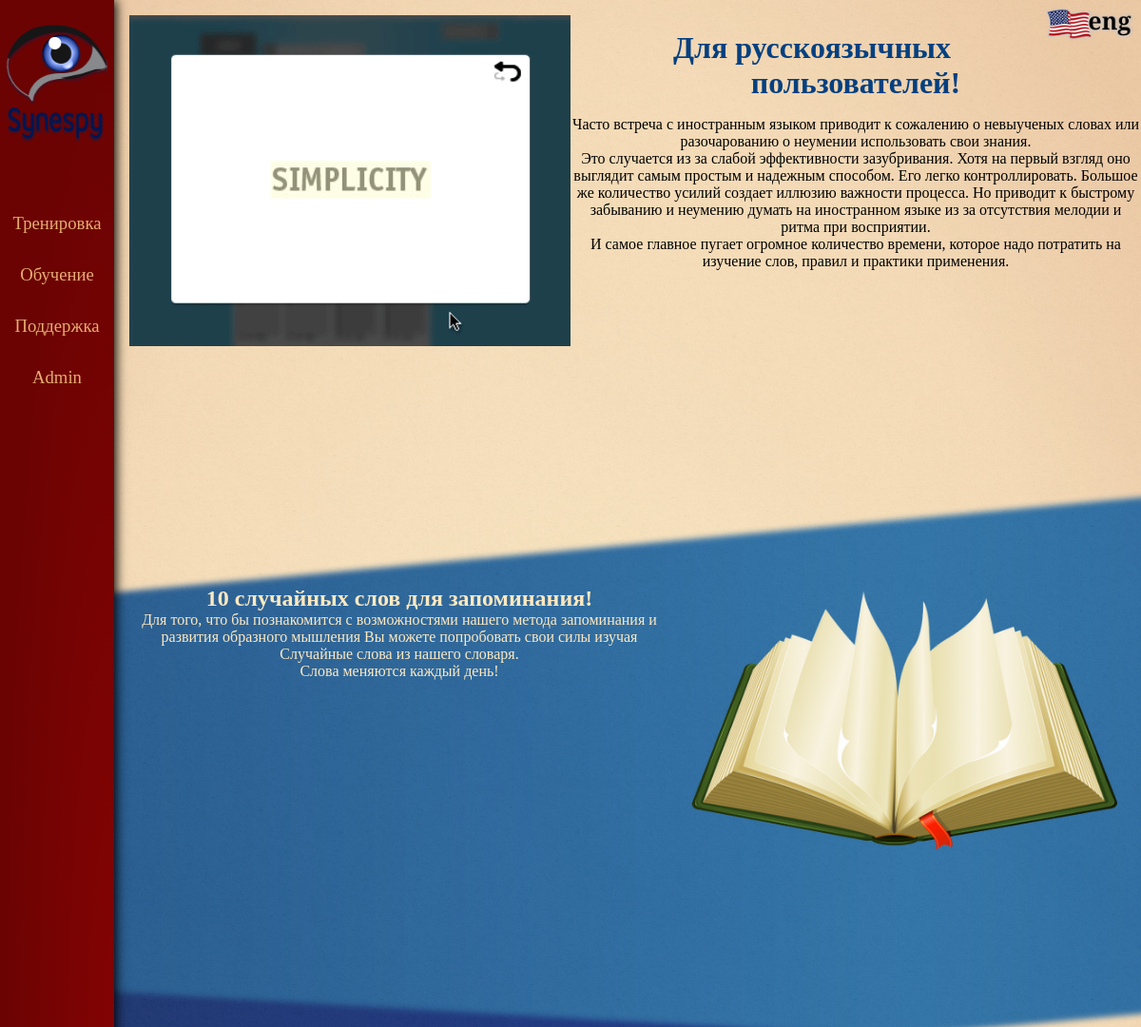
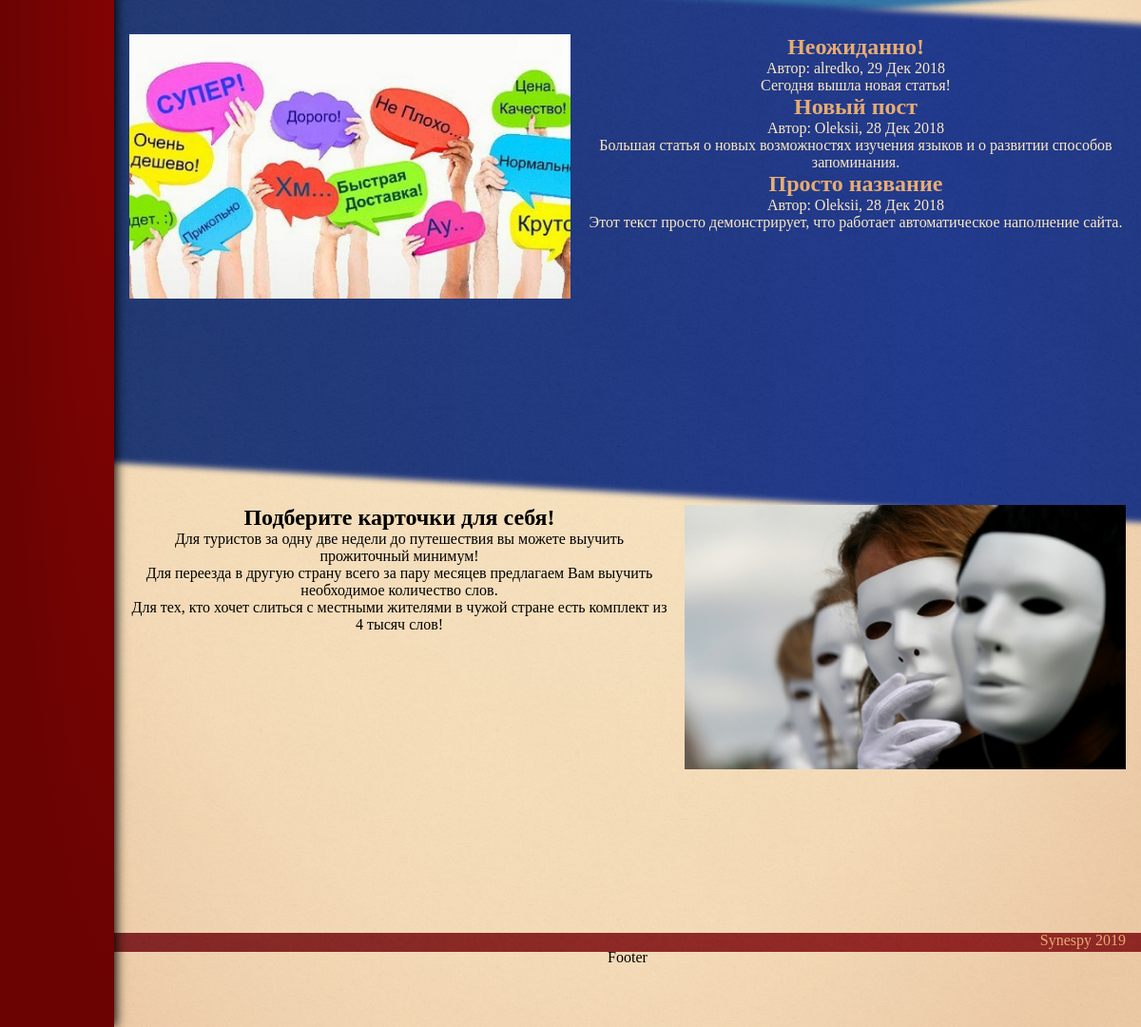
Page /ru/ on the committed database (2 pictures, top to bottom).
### blog/models.py (models this page shows, shortened)
class Post(models.Model):
    author = models.ForeignKey('auth.User', on_delete=models.CASCADE)
    title = models.CharField(max_length=200)
    text = models.TextField()
    created_date = models.DateTimeField(
            default=timezone.now)
    published_date = models.DateTimeField(
            blank=True, null=True)

### blog/views.py (the view)
# urls.py: path(r'ru/', views.post_list, name="ru.html"),
def post_list(request):
    posts = Post.objects.filter(published_date__lte=timezone.now()).order_by('-published_date')
    return render(request, 'ru.html', {'posts': posts})

### templates/ru.html (shortened to what this page needs)
{% extends "base.html" %}
{% block menu.01 %}Тренировка{% endblock menu.01 %}
{% block menu.02 %}Обучение{% endblock menu.02 %}
{% block menu.03 %}Поддержка{% endblock menu.03 %}
{% block lang %}<a href="/"><img src="../static/images/eng.png"/></a>{% endblock lang %}
{% block header %}Для русскоязычных пользователей!{% endblock header %}
{% block header.text %}<p>Часто встреча с иностранным языком приводит к сожалению о невыученых словах или разочарованию о неумении использовать свои знания.</p>
<p>Это случается из за слабой эффективности зазубривания. Хотя на первый взгляд оно выглядит самым простым и надежным способом. Его легко контроллировать. Большое же количество усилий создает иллюзию важности процесса.  Но приводит к быстрому забыванию и неумению думать на иностранном языке из за отсутствия мелодии и ритма при восприятии.</p><p>И самое главное пугает огромное количество времени, которое надо потратить на изучение слов, правил и практики применения.</p>{% endblock header.text %}
{% block words.text %}
<h2>10 случайных слов для запоминания!</h2>
<p>Для того, что бы познакомится с возможностями нашего метода запоминания и развития образного мышления Вы можете попробовать свои силы изучая Случайные слова из нашего словаря.</p>
<p>Слова меняются каждый день!</p>
{% endblock words.text %}
{% block blog.text %}
  {% for post in posts %}
    <h2><a href="">{{ post.title }}</a></h2>
    <p>Автор: {{ post.author }}, {{ post.published_date|date:"d M Y"  }}</p>
    <p>{{ post.text|linebreaksbr }}</p>
  {% endfor %}
{% endblock blog.text %}
{% block entrance.text %}
<h2>Подберите карточки для себя!</h2>
<p>Для туристов за одну две недели до путешествия вы можете выучить прожиточный минимум!</p>
<p>Для переезда в другую страну всего за пару месяцев предлагаем Вам выучить необходимое количество слов.</p>
<p>Для тех, кто хочет слиться с местными жителями в чужой стране есть комплект из 4 тысяч слов!</p>
{% endblock entrance.text %}

### static/css/styles.css (style rules this page uses)
* { padding : 0; margin: 0 auto; box-sizing: border-box; }
.Menu, .Logo, .Scylki, .k154, .Content, .ContentDark, .ContentLight, .GreetingImg, .Greeting, .Footer, .Textura, body, img, .Line, .Contenttopleft, .Contenttopright, .Contentmidlleft, .Contentmidlright, .Contentbuttonleft, .Contentbuttonright { display: block; float: left; }
body { background-image: url(../images/fon.svg); font-family: Montserrat Alternates; text-align: center; }
img { width: 100%; }
a { color: #e6ac73; text-decoration: none; }

### rows in the picture
Post: title "Неожиданно!", author "alredko", published_date "29 Дек 2018", text "Сегодня вышла новая статья!"
Post: title "Новый пост", author "Oleksii", published_date "28 Дек 2018", text "Большая статья о новых возможностях изучения языков и о развитии способов запоминания."
Post: title "Просто название", author "Oleksii", published_date "28 Дек 2018", text "Этот текст просто демонстрирует, что работает автоматическое наполнение сайта."
